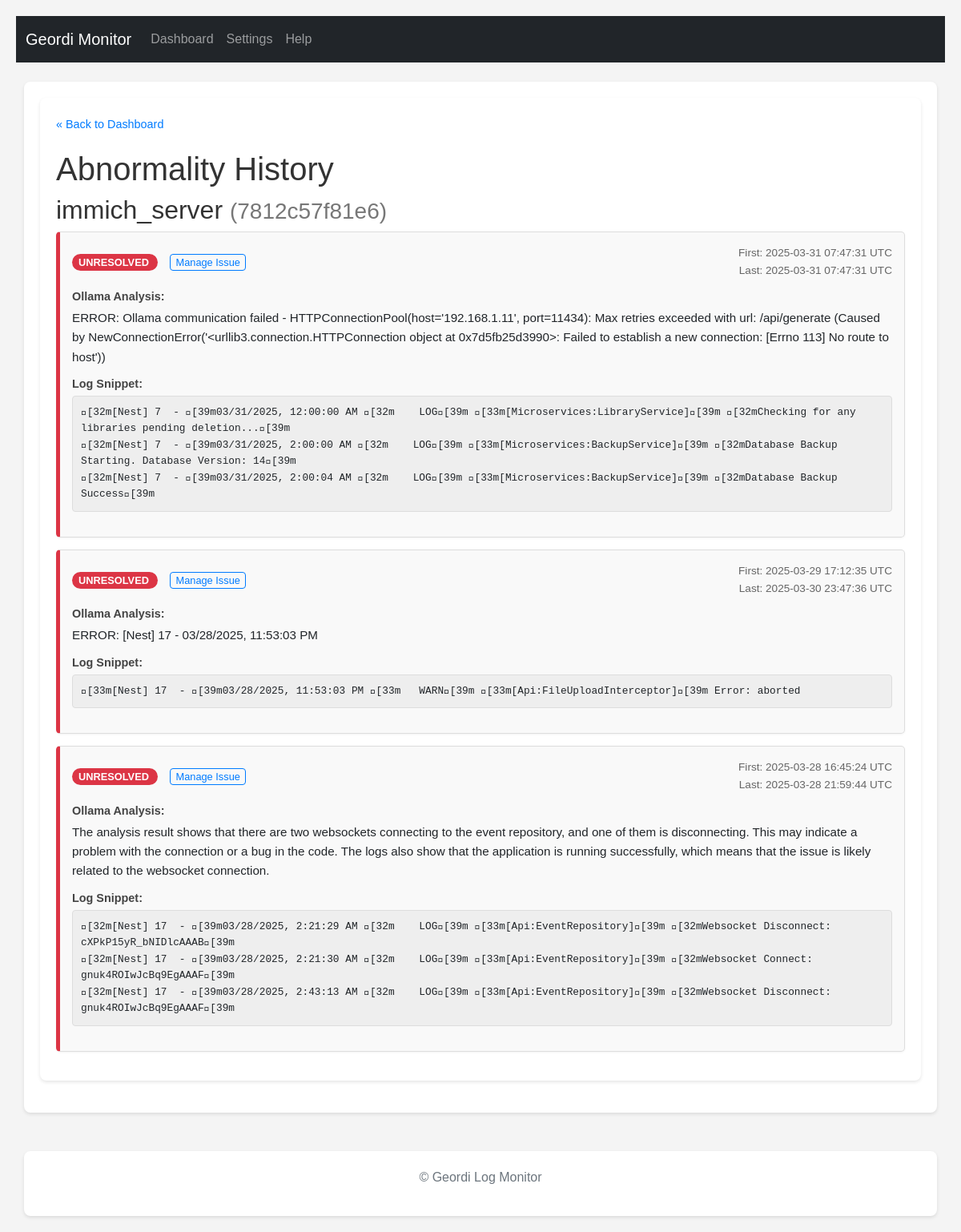
/history/7812c57f81e6571f8dd3f5831a1ea0a899aeb8ed77f8b93a1bbf496fb400e7c8, run on the app's committed database.
### tables this page shows
CREATE TABLE abnormalities (
                id INTEGER PRIMARY KEY AUTOINCREMENT,
                container_name TEXT NOT NULL,
                container_id TEXT NOT NULL,
                log_snippet TEXT NOT NULL,
                ollama_analysis TEXT,
                first_detected_timestamp TEXT,
                last_detected_timestamp TEXT,
                status TEXT DEFAULT 'unresolved',
                resolution_notes TEXT,
                UNIQUE(container_id, log_snippet)
            );

### routes/ui_routes.py (the view)
@ui_bp.route('/history/<string:container_id>')
def container_history(container_id):
    if not container_id or not all(c in '0123456789abcdefABCDEF' for c in container_id) or len(container_id) < 12:
        logging.warning(f"Invalid container ID format requested in history: {container_id}")
        abort(404) # Not Found for invalid ID format
    logger.info(f"Fetching history for container_id: {container_id}")
    history_records = db.get_abnormalities_by_container(container_id)
    logger.info(f"Found {len(history_records)} history records for {container_id}.")
    container_name = history_records[0]['container_name'] if history_records else f"Unknown Container (ID: {container_id[:12]}...)"
    display_timezone_obj = get_display_timezone()
    current_color_settings = {}
    try:
        app_settings_local = getattr(current_app, 'app_settings', None)
        if app_settings_local is not None:
             with current_app.settings_lock:
                  current_color_settings = {k: v for k, v in app_settings_local.items() if k.startswith('color_')}
        else:
            logging.error("App settings not found on current_app in history route.")
            flash("Could not load color settings (app state missing).", "warning")
    except AttributeError as e:
        logging.error(f"Failed to access settings lock/dict in history route: {e}")
        flash("Could not load color settings.", "warning")
    except Exception as e:
        logging.exception(f"Unexpected error getting colors in history route: {e}")
        flash("Error loading color settings.", "error")
    return render_template('history.html',
                           records=history_records,
                           container_name=container_name,
                           container_id=container_id,
                           timezone_obj=display_timezone_obj, # Pass timezone object for potential use in template filters
                           color_settings=current_color_settings)

### db.py (called while the page is built)
def _parse_iso_datetime(iso_string):
    if not iso_string: return None
    try:
        if 'Z' in iso_string:
             dt = datetime.datetime.fromisoformat(iso_string.replace('Z', '+00:00'))
        elif '+' in iso_string or '-' in iso_string[10:]: # Check for timezone offset
             dt = datetime.datetime.fromisoformat(iso_string)
        else:
             dt = datetime.datetime.fromisoformat(iso_string).replace(tzinfo=timezone.utc)
        return dt.astimezone(timezone.utc) # Ensure it's always UTC
    except (ValueError, TypeError) as e:
        logging.warning(f"Could not parse ISO timestamp '{iso_string}': {e}. Returning as string.")
        return iso_string

def get_db():
    try:
        os.makedirs(DATABASE_DIR, exist_ok=True)
    except OSError as e:
        logging.error(f"Could not create database directory {DATABASE_DIR}: {e}")
    conn = sqlite3.connect(DATABASE, detect_types=sqlite3.PARSE_DECLTYPES | sqlite3.PARSE_COLNAMES)
    conn.row_factory = sqlite3.Row
    return conn

def _row_to_dict_with_parsed_dates(row):
    if not row: return None
    item = dict(row)
    item['first_detected_timestamp'] = _parse_iso_datetime(item.get('first_detected_timestamp'))
    item['last_detected_timestamp'] = _parse_iso_datetime(item.get('last_detected_timestamp'))
    return item

def get_abnormalities_by_container(container_id, limit=50):
    conn = get_db(); cursor = conn.cursor(); results = []
    try:
        cursor.execute("SELECT * FROM abnormalities WHERE container_id = ? ORDER BY last_detected_timestamp DESC LIMIT ?", (container_id, limit))
        rows = cursor.fetchall()
        for row in rows: results.append(_row_to_dict_with_parsed_dates(row))
        logging.debug(f"Fetched {len(results)} abnormalities for container {container_id[:12]} (limit {limit}).")
    except sqlite3.Error as e: logging.error(f"Error fetching abnormalities for container {container_id[:12]}: {e}")
    finally: conn.close()
    return results

### utils.py (called while the page is built)
def get_display_timezone():
    global SCHEDULER_TIMEZONE # Allow modification on fallback
    try:
        return pytz.timezone(SCHEDULER_TIMEZONE)
    except pytz.exceptions.UnknownTimeZoneError:
        logging.warning(f"Invalid TZ '{SCHEDULER_TIMEZONE}' specified. Using UTC.")
        SCHEDULER_TIMEZONE = "UTC" # Update the global for consistency if needed
        return pytz.utc

### templates/history.html (shortened to what this page needs)
{% extends "base.html" %}
{% block content %}
    <div class="history-container">
        <a href="{{ url_for('ui.index') }}" class="back-link">« Back to Dashboard</a>
        <h1>Abnormality History</h1>
        <h2>{{ container_name }} <small style="color: #777;">({{ container_id[:12] }})</small></h2>
        {% if records %}
            <ul class="history-list">
                {% for record in records %}
                    <li class="history-item" data-status="{{ record.status }}">
                        <div class="history-header">
                            <div>
                                <span class="status-badge status-{{ record.status }}">
                                    {{ record.status | replace('_', ' ') | title }}
                                </span>
                                {% if record.status == 'unresolved' %}
                                    <a href="{{ url_for('ui.manage_abnormality', abnormality_id=record.id) }}" class="manage-link-history">Manage Issue</a>
                                {% endif %}
                            </div>
                            <div class="timestamps">
                                {% if record.first_detected_timestamp %}
                                First: {% if record.first_detected_timestamp and timezone_obj %}
    {{ record.first_detected_timestamp.astimezone(timezone_obj).strftime('%Y-%m-%d %H:%M:%S %Z') }}
{% else %}
    {{ record.first_detected_timestamp if record.first_detected_timestamp else 'N/A' }}
{% endif %}                                    <br>
                                {% endif %}
Last: {% if record.last_detected_timestamp and timezone_obj %}
    {{ record.last_detected_timestamp.astimezone(timezone_obj).strftime('%Y-%m-%d %H:%M:%S %Z') }}
{% else %}
    {{ record.last_detected_timestamp if record.last_detected_timestamp else 'N/A' }}
{% endif %}
                            </div>
                        </div>
                        <div class="detail-block">
                            <strong>Ollama Analysis:</strong>
                            <p>{{ record.ollama_analysis | default('(Not Available)', true) }}</p>
                        </div>
                        <div class="detail-block">
                            <strong>Log Snippet:</strong>
                            <pre>{{ record.log_snippet | default('(Not Available)', true) }}</pre>
                        </div>
                    </li>
                {% endfor %}
            </ul>
        {% else %}
            <p>No abnormality history found for this container.</p>
        {% endif %}
    </div>
{% endblock %}

### static/style.css (style rules this page uses)
body { font-family: sans-serif; line-height: 1.6; margin: 20px; background-color: #f4f4f4; }
h1, h2 { color: #333; }
pre { background: #eee; padding: 10px; border-radius: 4px; white-space: pre-wrap; word-wrap: break-word; font-size: 0.9em; max-height: 200px; overflow-y: auto; }
.status-unresolved { color: red; font-weight: bold; }

### templates/history.html (style rules this page uses)
.history-container { background: #fff; padding: 20px; border-radius: 8px; box-shadow: 0 2px 4px rgba(0,0,0,0.1); margin-bottom: 20px; max-width: 1200px; margin-left: auto; margin-right: auto; }
.history-list { list-style: none; padding: 0; }
.history-item { background-color: #f9f9f9; border: 1px solid #ddd; border-radius: 5px; margin-bottom: 15px; padding: 15px; box-shadow: 0 1px 3px rgba(0,0,0,0.05); border-left: 5px solid #ccc; }
.history-header { display: flex; justify-content: space-between; align-items: center; margin-bottom: 10px; flex-wrap: wrap; gap: 10px; }
.status-badge { padding: 3px 8px; border-radius: 12px; font-size: 0.8em; font-weight: bold; text-transform: uppercase; color: white; white-space: nowrap; }
.status-unresolved { background-color: red; }
.timestamps { font-size: 0.85em; color: #666; text-align: right; }
.detail-block { margin-bottom: 10px; }
.detail-block strong { display: block; color: #444; margin-bottom: 3px; font-size: 0.9em; }
.detail-block p { margin: 0; font-size: 0.95em; }
.detail-block pre { background: #eee; padding: 10px; border-radius: 4px; white-space: pre-wrap; word-wrap: break-word; font-size: 0.8em; max-height: 200px; overflow-y: auto; border: 1px solid #ddd; font-family: monospace; }
.manage-link-history { font-size: 0.8em; margin-left: 15px; padding: 2px 6px; border: 1px solid #007bff; color: #007bff; text-decoration: none; border-radius: 4px; white-space: nowrap; }
.back-link { display: inline-block; margin-bottom: 20px; color: #007bff; text-decoration: none; font-size: 0.9em; }

### data on the page
abnormalities: container_name "immich_server", status "UNRESOLVED", first_detected_timestamp.astimezone "2025-03-31 07:47:31 UTC", last_detected_timestamp.astimezone "2025-03-31 07:47:31 UTC", ollama_analysis "ERROR: Ollama communication failed - HTTPConnectionPool(host='192.168.1.11', port=11434): Max retries exceeded with url: /api/generate (Caused by NewConnectionError('<urllib3.connection.HTTPConnection object at 0x7d5fb25d3990>: Failed to establish a new connection: [Errno 113] No route to host'))", log_snippet "\u001b[32m[Nest] 7 - \u001b[39m03/31/2025, 12:00:00 AM \u001b[32m LOG\u001b[39m \u001b[33m[Microservices:LibraryService]\u001b[39m \u001b[32mChecking for any libraries pending deletion...\u001b[39m \u001b[32m[Nest] 7 - \u001b[39m03/31/2025, 2:00:00 AM \u001b[32m LOG\u001b[39m \u001b[33m[Microservices:BackupService]\u001b[39m \u001b[32mDatabase Backup Starting. Database Version: 14\u001b[39m \u001b[32m[Nest] 7 - \u001b[39m03/31/2025, 2:00:04 AM \u001b[32m LOG\u001b[39m \u001b[33m[Microservices:BackupService]\u001b[39m \u001b[32mDatabase Backup Success\u001b[39m"
abnormalities: status "UNRESOLVED", first_detected_timestamp.astimezone "2025-03-29 17:12:35 UTC", last_detected_timestamp.astimezone "2025-03-30 23:47:36 UTC", ollama_analysis "ERROR: [Nest] 17 - 03/28/2025, 11:53:03 PM", log_snippet "\u001b[33m[Nest] 17 - \u001b[39m03/28/2025, 11:53:03 PM \u001b[33m WARN\u001b[39m \u001b[33m[Api:FileUploadInterceptor]\u001b[39m Error: aborted"
abnormalities: status "UNRESOLVED", first_detected_timestamp.astimezone "2025-03-28 16:45:24 UTC", last_detected_timestamp.astimezone "2025-03-28 21:59:44 UTC", ollama_analysis "The analysis result shows that there are two websockets connecting to the event repository, and one of them is disconnecting. This may indicate a problem with the connection or a bug in the code. The logs also show that the application is running successfully, which means that the issue is likely related to the websocket connection.", log_snippet "\u001b[32m[Nest] 17 - \u001b[39m03/28/2025, 2:21:29 AM \u001b[32m LOG\u001b[39m \u001b[33m[Api:EventRepository]\u001b[39m \u001b[32mWebsocket Disconnect: cXPkP15yR_bNIDlcAAAB\u001b[39m \u001b[32m[Nest] 17 - \u001b[39m03/28/2025, 2:21:30 AM \u001b[32m LOG\u001b[39m \u001b[33m[Api:EventRepository]\u001b[39m \u001b[32mWebsocket Connect: gnuk4ROIwJcBq9EgAAAF\u001b[39m \u001b[32m[Nest] 17 - \u001b[39m03/28/2025, 2:43:13 AM \u001b[32m LOG\u001b[39m \u001b[33m[Api:EventRepository]\u001b[39m \u001b[32mWebsocket Disconnect: gnuk4ROIwJcBq9EgAAAF\u001b[39m"

### other printed values
{{ container_id[:12] }} "7812c57f81e6"
